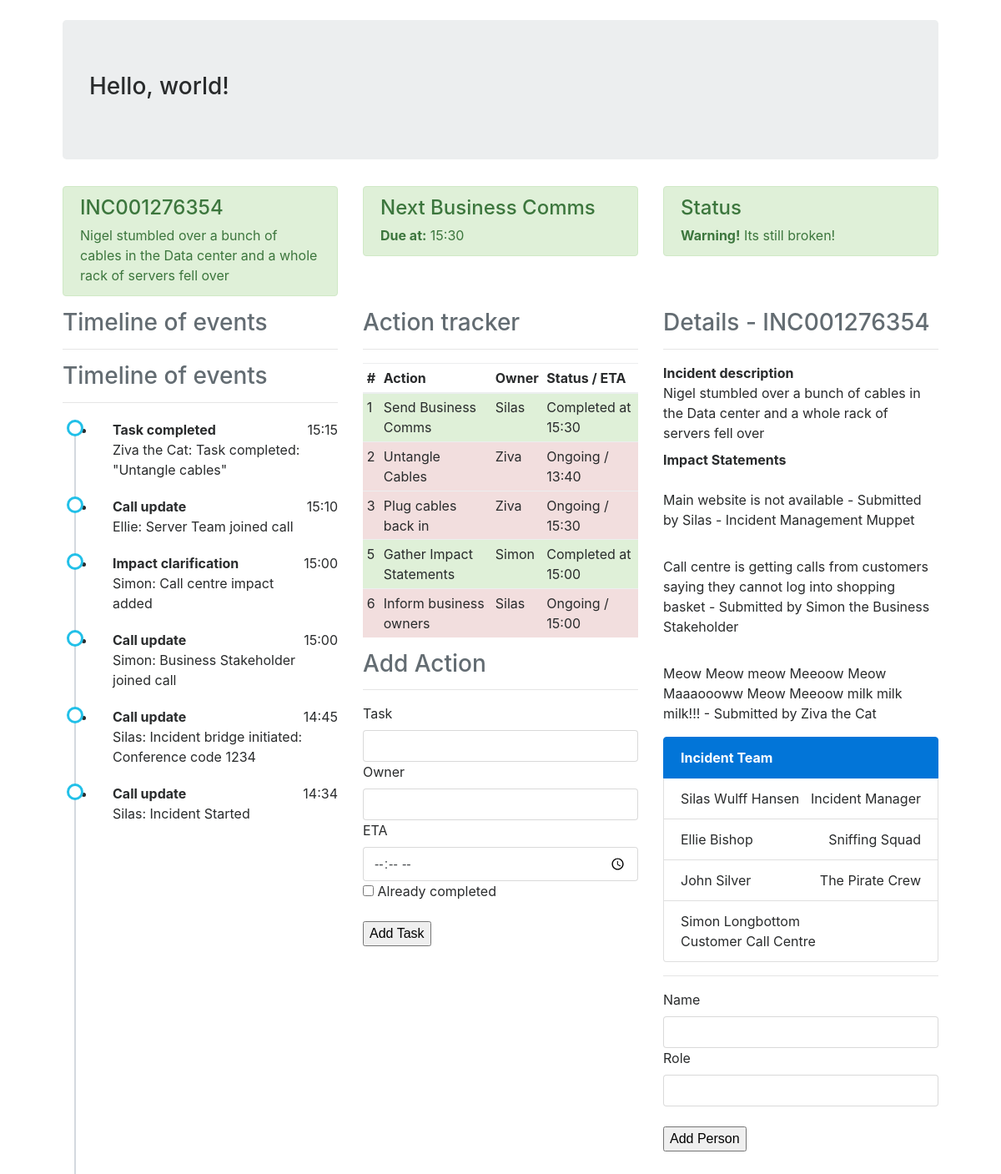
The page /admin (signed in) on the database its author committed.
### models.py (models this page shows, shortened)
class User(UserMixin, db.Model):
    id = db.Column(db.Integer, primary_key=True)
    username = db.Column(db.String(32), index=True, unique=True)
    name = db.Column(db.String(32), index=True)
    email = db.Column(db.String(64), index=True, unique=True)
    role = db.Column(db.String(64), index=True)
    team = db.Column(db.String(64), index=True)
    password_hash = db.Column(db.String(64))

### simaritan/routes.py (the view)
@app.route('/admin')
def admin():
    taskform = TaskAdditionForm()
    eventform = EventAdditionForm()
    personform  = PersonAdditionForm()
    user = {'username': 'Silas'}
    tasks = [
        {'id': 1, 'activity': 'Send Business Comms', 'owner': 'Silas', 'eta': '15:30', 'status': 'Complete'},
        {'id': 2, 'activity': 'Untangle Cables', 'owner': 'Ziva', 'eta': '13:40', 'status': 'Ongoing'},
        {'id': 3, 'activity': 'Plug cables back in', 'owner': 'Ziva', 'eta': '15:30', 'status': 'Ongoing'},
        {'id': 5, 'activity': 'Gather Impact Statements', 'owner': 'Simon', 'eta': '15:00', 'status': 'Complete'},
        {'id': 6, 'activity': 'Inform business owners', 'owner': 'Silas', 'eta': '15:00', 'status': 'Ongoing'},
    ]
    timeline = [
        {'id': 1, 'activity': 'Task completed: "Untangle cables"', 'owner': 'Ziva the Cat', 'eta': '15:15',
         'type': 'Task completed'},
        {'id': 2, 'activity': 'Server Team joined call', 'owner': 'Ellie', 'eta': '15:10', 'type': 'Call update'},
        {'id': 3, 'activity': 'Call centre impact added', 'owner': 'Simon', 'eta': '15:00',
         'type': 'Impact clarification'},
        {'id': 4, 'activity': 'Business Stakeholder joined call', 'owner': 'Simon', 'eta': '15:00',
         'type': 'Call update'},
        {'id': 5, 'activity': 'Incident bridge initiated: Conference code 1234', 'owner': 'Silas', 'eta': '14:45',
         'type': 'Call update'},
        {'id': 6, 'activity': 'Incident Started', 'owner': 'Silas', 'eta': '14:34', 'type': 'Call update'}
    ]
    details = {
        'incidentid': 'INC001276354',
        'description': 'Nigel stumbled over a bunch of cables in the Data center and a whole rack of servers fell over',
        'impact_statements': [
            {
                'submitter': 'Silas - Incident Management Muppet',
                'statement': 'Main website is not available'
            },
            {
                'submitter': 'Simon the Business Stakeholder',
                'statement': 'Call centre is getting calls from customers saying they cannot log into shopping basket'
            },
            {
                'submitter': 'Ziva the Cat',
                'statement': 'Meow Meow meow Meeoow Meow Maaaoooww Meow Meeoow milk milk milk!!!'
            }
        ]
    }
    team = [
        {
            'name': 'Silas Wulff Hansen',
            'team': 'Incident Manager'
        },
        {
            'name': 'Ellie Bishop',
            'team': 'Sniffing Squad'
        },
        {
            'name': 'John Silver',
            'team': 'The Pirate Crew'
        },
        {
            'name': 'Simon Longbottom',
            'team': 'Customer Call Centre'
        }
    ]
    return render_template('admin.html', title='Admin', taskf=taskform, eventf=eventform, teamf=personform,
                           user=user, tasks=tasks, details=details, team=team, timeline=timeline)

### simaritan/forms.py
class TaskAdditionForm(FlaskForm):
    task = StringField('Task', validators=[DataRequired()])
    owner = StringField('Owner', validators=[DataRequired()])
    eta = TimeField('ETA', validators=[DataRequired()])
    already_done = BooleanField('Already completed')
    submit = SubmitField('Add Task')

class EventAdditionForm(FlaskForm):
    event = StringField('Event', validators=[DataRequired()])
    owner = StringField('Owner', validators=[DataRequired()])
    eta = TimeField('Time', validators=[DataRequired()])
    submit = SubmitField('Add Event')

### models.py (called while the page is built)
@login.user_loader
def load_user(id):
    return User.query.get(int(id))

### simaritan/templates/admin.html
{% extends "base.html" %}
{% block body %}
		<div class="row">
			<div class="col-md-12">
				<div class="row">
					{% include "components/header-row.html" %}
				</div>
				<div class="row">
					<div class="col-md-4">
						<h3 class="text-left text-muted">
							Timeline of events
						</h3>
						<hr />
						{% include "components/timeline.html" %}
					</div>
					<div class="col-md-4">
						{% include "components/actions.html" %}
						{% include "forms/addTask.html" %}
					</div>
					<div class="col-md-4">
						{% include "components/incdetails.html" %}
						{% include "components/team.html" %}
						<hr />
						{% include "forms/addMember.html" %}
					</div>
				</div>
			</div>
		</div>
	</div>
{% endblock %}

### simaritan/templates/components/actions.html
<h3 class="text-left text-muted">
	Action tracker
</h3>
<hr />
<table class="table table-striped table-hover table-sm">
	<thead>
		<tr>
			<th>
				#
			</th>
			<th>
				Action
			</th>
			<th>
				Owner
			</th>
			<th>
				Status / ETA
			</th>
		</tr>
    </thead>
    <tbody>
		{% for task in tasks %}
        		{% if task.status == 'Complete' %}
        	<tr class="table-success">
   	    	 	{% endif %}
   	    	 	{% if task.status != 'Complete' %}
	    	<tr class="table-danger">
   	    	 	{% endif %}
	    		<td>
	    			{{ task.id }}
	    		</td>
	    		<td>
	    			{{ task.activity }}
	    		</td>
	    		<td>
	    			{{ task.owner }}
	    		</td>
	    		<td>
	    			{{ task.status }}{% if task.status == 'Complete' %}d at {{ task.eta }} {% endif %}
	    			{% if task.status != 'Complete' %} / {{ task.eta }} {% endif %}
	    		</td>
	    	</tr>
    	{% endfor %}
    </tbody>
</table>

### simaritan/templates/components/team.html
						<div class="list-group">
							 <strong href="#" class="list-group-item list-group-item-action active">Incident Team</strong>
							{% for member in team %}
							 <div class="list-group-item justify-content-between">
								 {{ member.name }} <span class="">{{ member.team }}</span>
							</div>
							{% endfor %}
						</div>

### rows shown on the page
User: id "1", activity "Send Business Comms", owner "Silas", status "Complete", eta "15:30", name "Silas Wulff Hansen", team "Incident Manager"

### other values the page prints
{{ details.incidentid }} "INC001276354"
{{ details.description }} "Nigel stumbled over a bunch of cables in the Data center and a whole rack of servers fell over"
{{ tl.type }} "Task completed" "Call update" "Impact clarification" "Call update" "Call update" "Call update"
{{ tl.eta }} "15:15" "15:10" "15:00" "15:00" "14:45" "14:34"
{{ tl.owner }} "Ziva the Cat" "Ellie" "Simon" "Simon" "Silas" "Silas"
{{ tl.activity }} "Task completed: \"Untangle cables\"" "Server Team joined call" "Call centre impact added" "Business Stakeholder joined call" "Incident bridge initiated: Conference code 1234" "Incident Started"
{{ task.id }} "2" "3" "5" "6"
{{ task.activity }} "Untangle Cables" "Plug cables back in" "Gather Impact Statements" "Inform business owners"
{{ task.owner }} "Ziva" "Ziva" "Simon" "Silas"
{{ task.status }} "Ongoing" "Ongoing" "Complete" "Ongoing"
{{ task.eta }} "13:40" "15:30" "15:00"
{{ task.eta }} "15:00"
{{ taskf.task.label() }} "Task"
{{ taskf.owner.label() }} "Owner"
{{ taskf.eta.label() }} "ETA"
